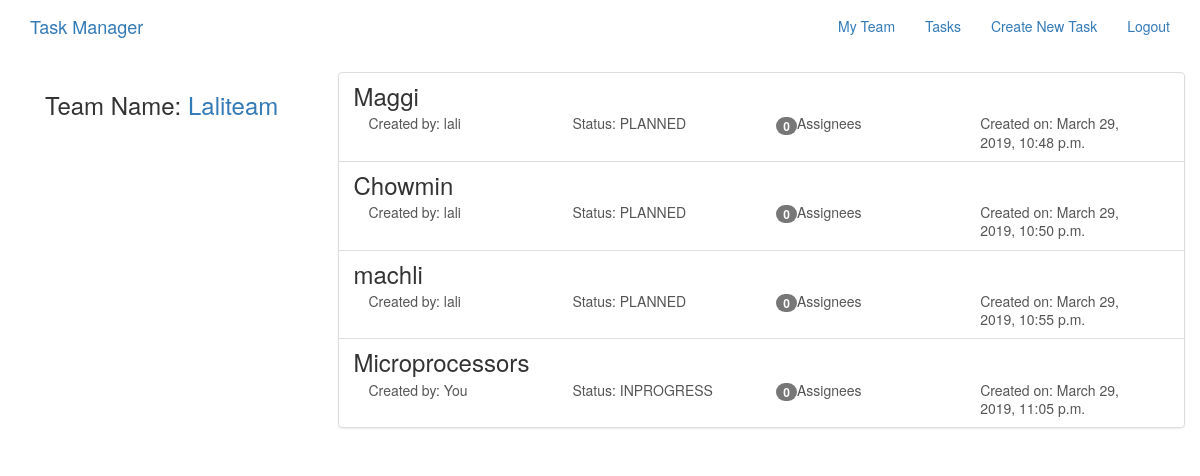
The app's page /tasks/ (signed in), older data.
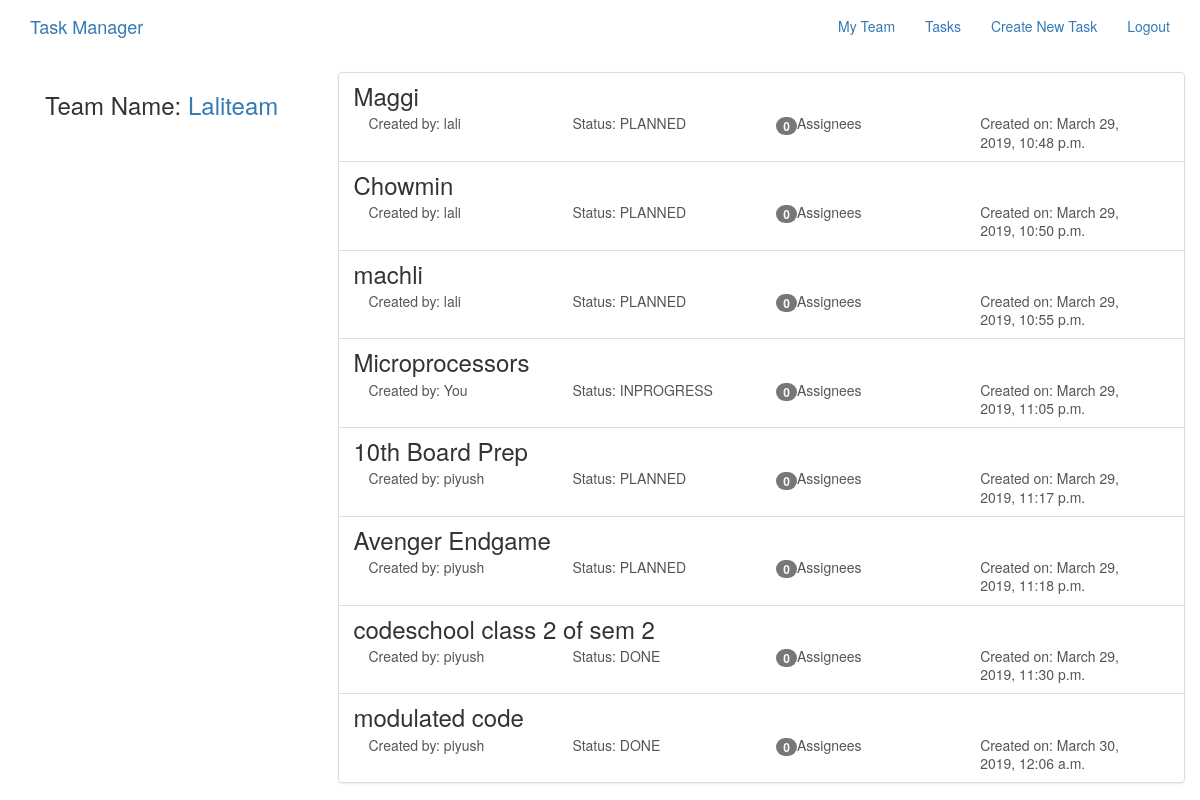
The same page, newer data.
### tasks/models.py (models this page shows, shortened)
class TaskTeam(models.Model):
    task = models.ForeignKey(Task,related_name="tasks",on_delete=models.CASCADE)
    team = models.ForeignKey(Team,related_name="team",on_delete=models.CASCADE)
    class Meta:
        unique_together = ("team","task")

class Task(models.Model):
    title = models.CharField(max_length=255,unique=True)
    description = models.TextField(blank=True,default='')
    STATUS_CHOICES = (
        ("PLANNED", "Planned"),
        ("INPROGRESS", "Inprogress"),
        ("DONE", "Done"),
    )
    status = models.CharField(max_length=10,
                              choices=STATUS_CHOICES,
                              default="PLANNED")
    slug = models.SlugField(allow_unicode=True,unique=True)
    creator = models.ForeignKey(User,related_name="tasks",on_delete=models.CASCADE)
    created_at = models.DateTimeField(auto_now=True)
    assignees = models.ManyToManyField(User,through="TaskAssignees")
    class Meta:
        ordering = ["-created_at"]

### tasks/views.py (the view)
class TaskList(LoginRequiredMixin,generic.ListView):
    model = Task
    def get_context_data(self, **kwargs):
        context = super().get_context_data(**kwargs)
        task_team = None
        try:
            if self.request.user.members.team:
                task_team = TaskTeam.objects.filter(
                    team = self.request.user.members.team
                )
        except User.DoesNotExist:
            raise Http404
        except AttributeError:
            pass
        else:
            context["task_team"] = task_team
        return context

### teams/models.py (called while the page is built)
    def __str__(self):
        return self.name

### teams/templatetags/team_tags.py (called while the page is built)
@register.simple_tag(takes_context=True)
def getteam(context):
    try:
        request = context['request']
        user = User.objects.get(username=request.user.username)
        team = user.members.team
    except ObjectDoesNotExist:
        team = None
    return team

### tasks/templates/tasks/task_list.html
{% extends "tasks/task_base.html" %}
{% block pretask %}
<div class="col-md-3">
  {% if request.user.is_authenticated %}
  <div class="card card-with-shadow">
    <div class="content">
      {% if request.user.members.team %}
      <h3>Team Name: <a href="{% url 'teams:single' slug=request.user.members.team.slug %}">{{ request.user.members.team }}</a></h3>
      {% else %}
      <h3>Your tasks</h3>
      {% endif %}
    </div>
  </div>
  {% endif %}
</div>
{% endblock %}
{% block posttask %}
<div class="col-md-9">
  <div class="list-group">
    {% if task_team %}
      {% for taskteam in task_team %}
        {% with task=taskteam.task %}
          {% include "tasks/_task.html" %}
        {% endwith %}
      {% endfor %}
    {% else %}
      {% for task in request.user.tasks.all %}
        {% include "tasks/_task.html" %}
      {% endfor %}
    {% endif %}
  </div>
</div>
{% endblock %}

### tasks/templates/tasks/_task.html
{% load tz %}
<a class="list-group-item" href="{% url 'tasks:single' slug=task.slug %}">
  <h3 class="title list-group-item-heading">{{ task.title }}</h3>
  <div class="list-group-item-text container-fluid">
    <div class="row">
      <div class="col-md-3">
        <span>Created by: {% if request.user == task.creator %}You{% else %}{{ task.creator }}{% endif %}</span>
      </div>
      <div class="col-md-3">
        <span>Status: {{ task.status }}</span>
      </div>
      <div class="col-md-3">
        <strong><span class="badge">{{ task.assignees.count }}</span></strong>Assignee{{ task.assignees.count|pluralize }}
      </div>
      <div class="col-md-3">
        <span>Created on: {{ task.created_at|localtime }}</span>
      </div>
    </div>
  </div>
</a>

Row changes from the older to the newer data that the page shows:
added TaskTeam: task "10th Board Prep", task.creator "piyush", task.status "PLANNED", task.assignees.count "0", task.created_at "March 29, 2019, 11:17 p.m."
added TaskTeam: task "Avenger Endgame", task.creator "piyush", task.status "PLANNED", task.assignees.count "0", task.created_at "March 29, 2019, 11:18 p.m."
added TaskTeam: task "codeschool class 2 of sem 2", task.creator "piyush", task.status "DONE", task.assignees.count "0", task.created_at "March 29, 2019, 11:30 p.m."
added TaskTeam: task "modulated code", task.creator "piyush", task.status "DONE", task.assignees.count "0", task.created_at "March 30, 2019, 12:06 a.m."
